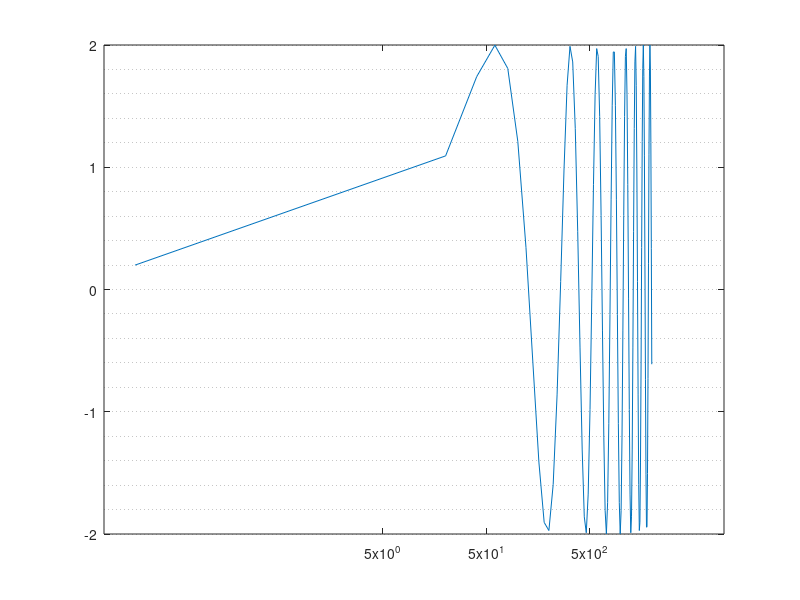

MATLAB code to generate this figure:
clear
h = figure(1);
set(h, 'position', [800, 100, 400, 400]);
t=linspace(0.02, 2000, 100);
y=2*sin(5*t);
plot(t,y);
set(gca, 'xscale', 'log');
set(gca, 'xtick', [5 50 500]);
set(gca, 'yminorgrid', 'on');
